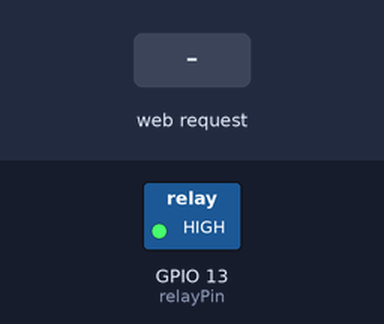
Simulated run of this sketch. Board: ESP32. Parts: switched loads named in the sketch (green lamp = pin HIGH). The test bench sets the inputs (shaded band). WiFi joins after 1.5 s; servers stay silent unless stated; what the sketch prints to the serial monitor is not drawn.

Above: at 3.2 s.
3.3 s: HTTP request GET /off received
At 3.7 s:
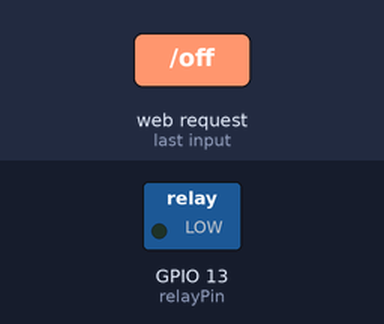
4.8 s: HTTP request GET /on received
At 6.0 s:
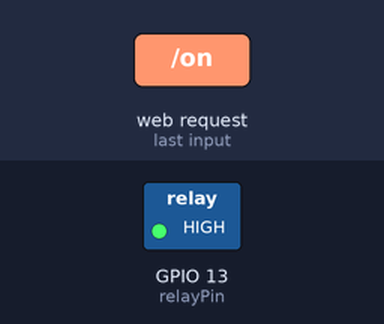
Timing chart, 0 to 7.8 s (numbered marks = the images above; inputs shaded):
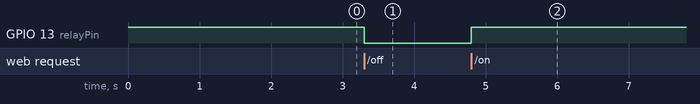

The sketch:

RelayWiFiBasic.ino
```cpp
#include <WiFi.h>
#include <WebServer.h>

const char* ssid = "OnePlus";
const char* password = "719622Aa";

WebServer server(80);

const int relayPin = 13;

void handleRoot() {
  server.send(200, "text/html", "<h1>You are connected</h1><p><a href=\"/on\"><button>ON</button></a> <a href=\"/off\"><button>OFF</button></a></p>");
}

void handleOn() {
  digitalWrite(relayPin, HIGH);
  server.send(200, "text/html", "<h1>Bulb is ON</h1><p><a href=\"/\"><button>Home</button></a></p>");
}

void handleOff() {
  digitalWrite(relayPin, LOW);
  server.send(200, "text/html", "<h1>Bulb is OFF</h1><p><a href=\"/\"><button>Home</button></a></p>");
}

void setup() {
  Serial.begin(115200);
  pinMode(relayPin, OUTPUT);
  digitalWrite(relayPin, HIGH); // Ensure relay is off initially

  WiFi.begin(ssid, password);
  Serial.print("Connecting to WiFi");
  while (WiFi.status() != WL_CONNECTED) {
    delay(1000);
    Serial.print(".");
  }
  Serial.println("Connected to WiFi");

  server.on("/", handleRoot);
  server.on("/on", handleOn);
  server.on("/off", handleOff);

  server.begin();
  Serial.print("HTTP server started , IP:");
  Serial.println(WiFi.localIP());

}

void loop() {
  server.handleClient();
}
```

Measured:
- after the input at 3.3 s, GPIO 13 (relayPin): HIGH → LOW at once
- after the input at 4.8 s, GPIO 13 (relayPin): LOW → HIGH at once
